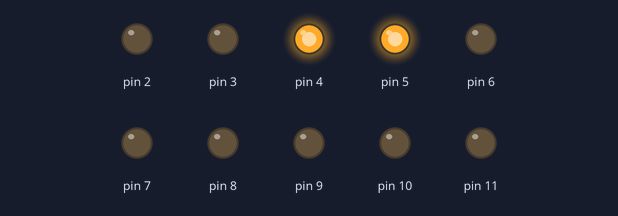
The sketch below on a simulated Arduino Uno, built with avr-gcc and run on an emulated ATmega328P. Shown: output pins drawn as LEDs (lit = HIGH).

Above: at 0.22 s.
At 0.52 s:
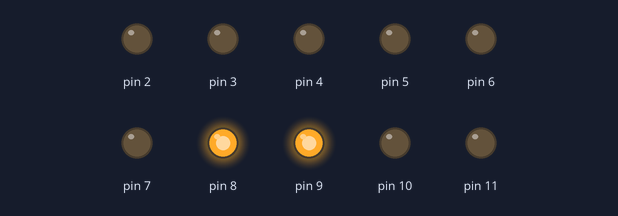
At 0.75 s:
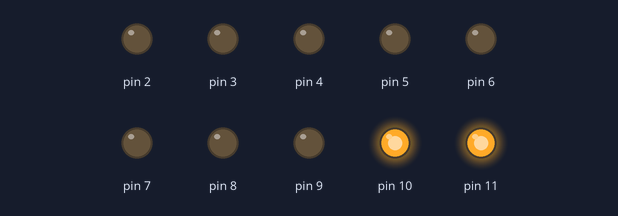
At 1.87 s:
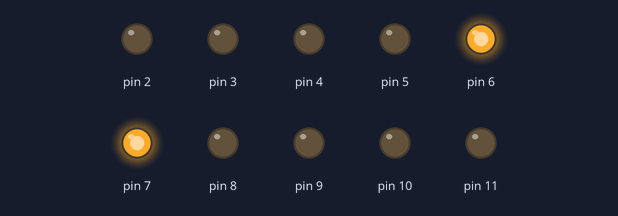
At 3.0 s:
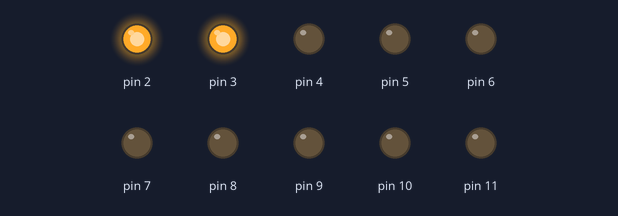
Timing chart, 0 to 3.5 s (numbered marks = the images above):
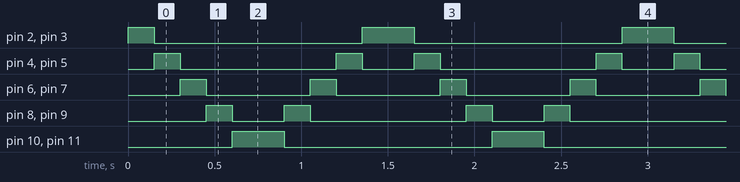

The sketch:

prueba_taller_9no.ino
```cpp
int a=0; int b=0; int c=0;
void setup() {
  // put your setup code here, to run once:
pinMode(2,OUTPUT);
pinMode(3,OUTPUT);
pinMode(4,OUTPUT);
pinMode(5,OUTPUT);
pinMode(6,OUTPUT);
pinMode(7,OUTPUT);
pinMode(8,OUTPUT);
pinMode(9,OUTPUT);
pinMode(10,OUTPUT);
pinMode(11,OUTPUT);
}

void loop() {
 for(a=2;a<=11;a++){

  digitalWrite(a,HIGH);
  a=a+1;
  digitalWrite(a,HIGH);
  delay(150);
    for(c=0;c<=11;c++){
      digitalWrite(c,LOW);
      c=c+1;
      digitalWrite(c,LOW);
  }
 }
 for(a=11;a>=2;a--){

  digitalWrite(a,HIGH);
  a=a-1;
  digitalWrite(a,HIGH);
  delay(150);
    for(c=11;c>=0;c--){
      digitalWrite(c,LOW);
      c=c-1;
      digitalWrite(c,LOW);
  }
 }


}
```

Measured:
- by itself, pin 2, pin 3: repeats every 1.5 s: LOW 1.2 s, HIGH 0.30 s
- by itself, pin 4, pin 5: repeats every 1.5 s: LOW 0.90 s, HIGH 0.15 s, LOW 0.30 s, HIGH 0.15 s
- by itself, pin 6, pin 7: alternates HIGH for 0.15 s and LOW for 0.60 s
- by itself, pin 8, pin 9: repeats every 1.5 s: LOW 0.30 s, HIGH 0.15 s, LOW 0.90 s, HIGH 0.15 s
- by itself, pin 10, pin 11: alternates HIGH for 0.30 s and LOW for 1.2 s
